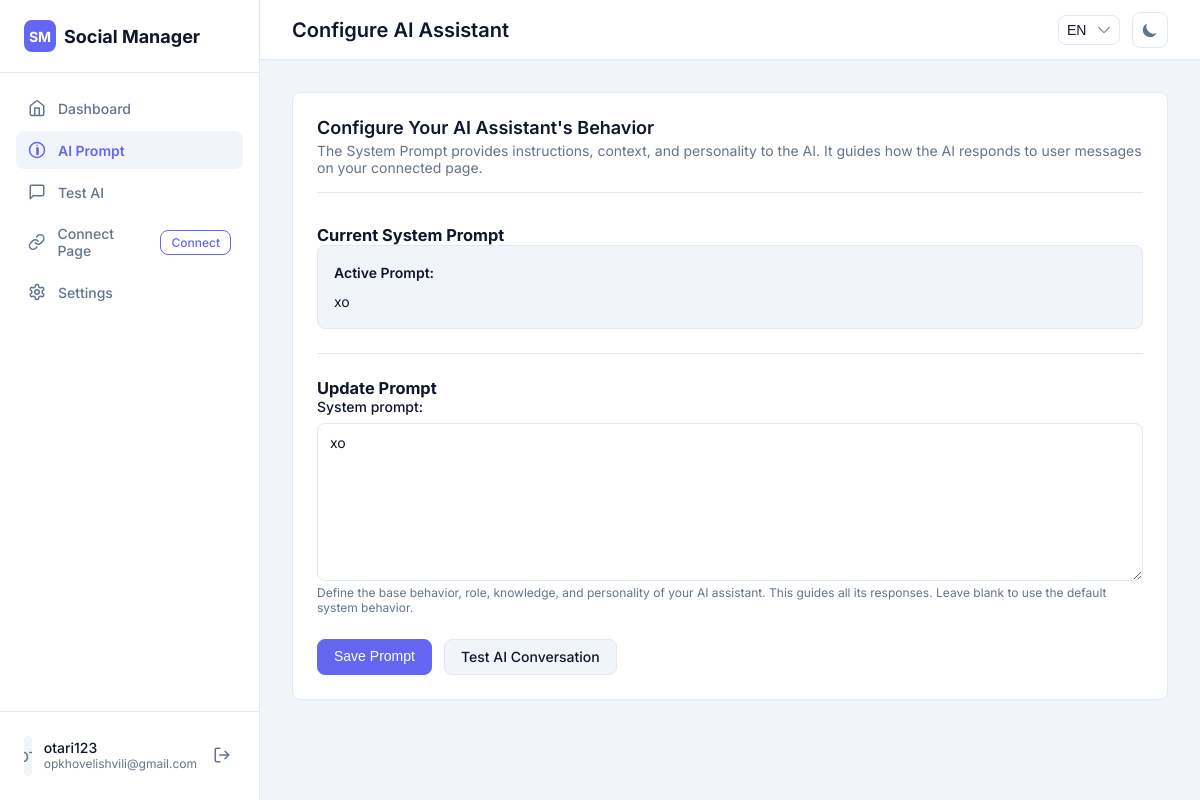
Page /ai/prompt/ (signed in) on the earlier database version.
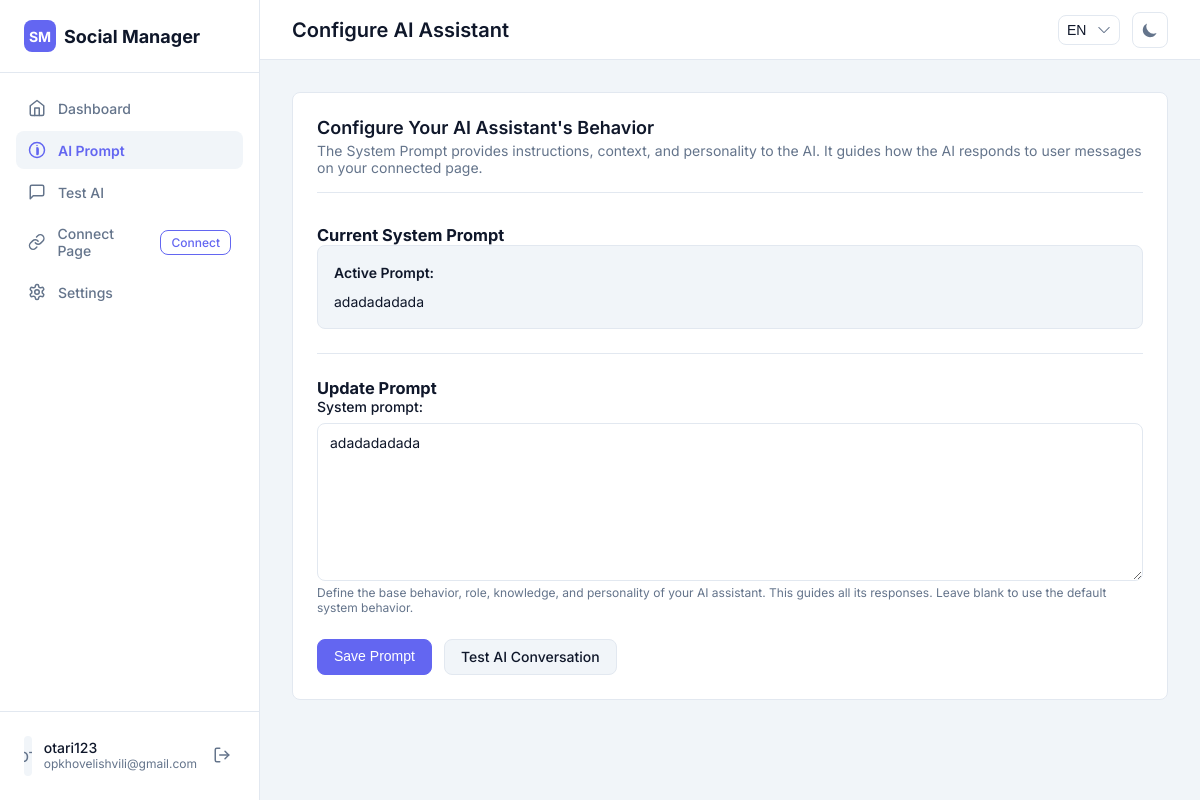
Same page on the later database version.
### socialapp/models.py (models this page shows)
class CustomUser(AbstractUser):
    is_paid = models.BooleanField(default=False)
    meta_access_token = models.CharField(max_length=255, blank=True, null=True)
    page_id = models.CharField(max_length=255, blank=True, null=True)  # Add this
    page_access_token = models.CharField(max_length=255, blank=True, null=True)
    email = models.EmailField(unique=True)
    system_prompt = models.TextField(blank=True, null=True)

### socialapp/views.py (the view)
# urls.py: path('ai/prompt/', socialapp_views.update_system_prompt, name='update_system_prompt'),
@login_required
def update_system_prompt(request):
    if not isinstance(request.user, CustomUser):
        messages.error(request, "This feature is only available for business accounts.")
        return redirect('home') # Or appropriate error page
    custom_user = request.user # Get the logged-in CustomUser
    if request.method == 'POST':
        form = SystemPromptForm(request.POST, instance=custom_user)
        if form.is_valid():
            form.save() # Saves the prompt to the user's record
            messages.success(request, 'AI system prompt updated successfully!')
            return redirect('update_system_prompt') # Redirect back to the same page to see changes
        else:
            messages.error(request, 'Please correct the errors in the form below.')
    else:
        form = SystemPromptForm(instance=custom_user)
    context = {
        'form': form,
        'current_prompt': custom_user.system_prompt # Pass current prompt for display
    }
    return render(request, 'update_system_prompt.html', context)

### socialapp/forms.py
class SystemPromptForm(forms.ModelForm):
    system_prompt = forms.CharField(
        widget=forms.Textarea(attrs={
            'rows': 8, # Provide more space for longer prompts
            'placeholder': 'e.g., You are a friendly and helpful assistant for "My Flower Shop". Your goal is to answer questions about flower types, availability, and delivery options. You can also take simple orders for bouquets listed on our website [link]. Ask for the recipient\'s name, address, desired delivery date, and a card message. Be polite and professional.'
        }),
        help_text="Define the base behavior, role, knowledge, and personality of your AI assistant. This guides all its responses. Leave blank to use the default system behavior.",
        required=False # Allow users to clear the prompt and use the default
    )
    class Meta:
        model = CustomUser
        fields = ['system_prompt'] # Only include this field in the form

### socialapp/templates/update_system_prompt.html (shortened to what this page needs)
{% extends 'base_generic.html' %}
{% load static i18n %}
{% block header_title %}
  {% trans 'Configure AI Assistant' %}
{% endblock %}
{% block content %}
  <div class="card">
    <div class="card-header">
      <h2 class="card-title">{% trans "Configure Your AI Assistant's Behavior" %}</h2>
      <p class="card-description">
      </p>
    </div>
    <div class="card-content">
      <h3>{% trans 'Current System Prompt' %}</h3>
      {% if current_prompt %}
        <div class="current-prompt-display">
          <strong>{% trans 'Active Prompt:' %}</strong>
          <pre style="white-space: pre-wrap; font-family: inherit;">{{ current_prompt }}</pre>
        </div>
      {% else %}
        <div class="current-prompt-display" style="font-style: italic; color: var(--muted-foreground)">
          <strong>{% trans 'Active Prompt:' %}</strong>
          <span>({% trans 'No custom prompt set. Using default:' %} {% trans 'You are a helpful assistant.' %})</span>
        </div>
      {% endif %}
      <hr />
      <h3>{% trans 'Update Prompt' %}</h3>
      <form method="post" action="{% url 'update_system_prompt' %}" class="styled-form prompt-update-form" novalidate>
        {{ form.as_p }}
        <div class="form-actions">
          <button type="submit" class="button button-primary">{% trans 'Save Prompt' %}</button>
          <a href="{% url 'test_ai_conversation' %}" class="button button-secondary">{% trans 'Test AI Conversation' %}</a>
        </div>
      </form>
    </div>
  </div>
{% endblock %}

### socialapp/templates/base_generic.html (shortened to what the changed rows need)
<!DOCTYPE html>
{% load i18n static %}
<html lang="{{ request.LANGUAGE_CODE|default:"en" }}">
<head>
  {% load static %}
  <link rel="stylesheet" href="https://cdnjs.cloudflare.com/ajax/libs/font-awesome/6.4.0/css/all.min.css" />
  <link rel="stylesheet" href="{% static 'styles/base.css' %}" />
</head>
<body class="{% if request.COOKIES.darkMode == 'true' %}dark{% endif %}">
  <div class="layout">
    <aside class="sidebar">
        <div class="sidebar-footer">
             {% if user.is_authenticated %}
            <div class="user-profile">
                <div class="avatar">
                    {{ request.user.username|slice:":2"|upper }}
                </div>
                <div class="user-info">
                    <div class="user-name">{{ request.user.get_full_name|default:request.user.username }}</div>
                    <div class="user-email">{{ request.user.email|default:"" }}</div>
                </div>
                <form method="post" action="{% url 'account_logout' %}" style="display: inline;">
                    <button type="submit" class="logout-button" title="{% trans 'Log out' %}">
                        <svg xmlns="http://www.w3.org/2000/svg" viewBox="0 0 24 24" fill="none" stroke="currentColor" stroke-width="2" stroke-linecap="round" stroke-linejoin="round">
                        <path d="M9 21H5a2 2 0 0 1-2-2V5a2 2 0 0 1 2-2h4"></path>
                        <polyline points="16 17 21 12 16 7"></polyline>
                        <line x1="21" y1="12" x2="9" y2="12"></line>
                        </svg>
                    </button>
                </form>
            </div>
            {% else %}
            <div class="text-center">
                <a href="{% url 'account_login' %}" class="button button-primary w-full">{% trans "Sign In" %}</a>
            </div>
            {% endif %}
        </div>
    </aside>
    <div class="main-content-wrapper">
                {% get_available_languages as AVAILABLE_LANGUAGES %}
        <main class="main-content">
          {% block content %}{% endblock %}
        </main>
    </div>
  </div>
</body>
</html>

Differences in the rows shown:
changed CustomUser "OT": system_prompt "xo" → "adadadadada"
